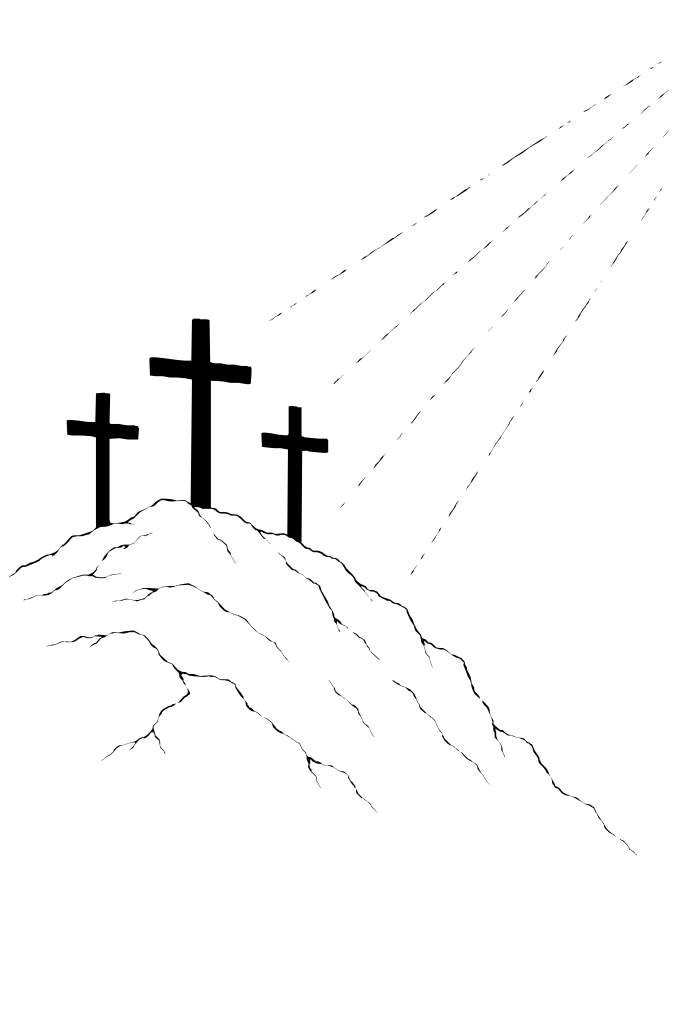
#> input picture calvary-good-rays-hires.png, 4096 x 6144 px (shown at 1/6 size)
$ python vectorize.py calvary-good-rays-hires.png out.png 3
#> lines starting #> are read from the running program, lines starting #| are printed output that depends on the picture; after the words box and inside, x2 and y2 are one past the last pixel; in counts of white or black regions, pixels touching at a corner belong together
# /// script
# requires-python = ">=3.10"
# dependencies = ["opencv-python-headless", "numpy", "pillow"]
# ///
"""Vectorize-upscale black-on-white line art for crisp printing.

AI-generated line art tends to come out ~1024px wide, which at shirt size is
only ~85 PPI — below Printful's 150 DPI floor, so the lines print soft. This
traces the ink into contours and redraws them at a higher scale with
anti-aliased edges, so the linework stays crisp at any print size while the
composition is left untouched. Holes (e.g. the inside of the stone ring) are
preserved via the contour hierarchy.

Usage:
    python vectorize.py input.png [output.png] [scale]

Defaults: output = <input>-hires.png, scale = 4.
"""
import sys
import cv2
import numpy as np
from PIL import Image


def _ink_contours(inkbin: np.ndarray, scale: int) -> np.ndarray:
    """Trace a binary ink mask (ink = 255) into contours and redraw filled at
    `scale`, carving holes back to white via the contour hierarchy. Returns a
    grayscale canvas (black ink on white)."""
    h, w = inkbin.shape
    cnts, hier = cv2.findContours(inkbin, cv2.RETR_CCOMP, cv2.CHAIN_APPROX_TC89_KCOS)
    canvas = np.full((h * scale, w * scale), 255, np.uint8)
    if hier is None:
        return canvas
    hier = hier[0]
    # fill outer ink contours black first, then carve holes back to white
    for want_outer in (True, False):
        for i, c in enumerate(cnts):
            is_outer = hier[i][3] == -1
            if is_outer != want_outer:
                continue
            cs = np.round(c.astype(np.float64) * scale).astype(np.int32)
            col = 0 if is_outer else 255
            cv2.drawContours(canvas, [cs], -1, col, thickness=cv2.FILLED, lineType=cv2.LINE_AA)
    return canvas


def _gold_mask(rgb: np.ndarray) -> np.ndarray:
    """Boolean mask of warm/gold pixels (e.g. coloured light rays): warmer than
    blue, reasonably saturated, and neither near-white nor near-black."""
    r, g, b = rgb[..., 0], rgb[..., 1], rgb[..., 2]
    lum = 0.299 * r + 0.587 * g + 0.114 * b
    return (r > 120) & (g > 90) & ((r + g) / 2 - b > 35) & (lum > 60) & (lum < 235)


def vectorize(src: str, dst: str, scale: int = 4) -> None:
    g = cv2.imread(src, cv2.IMREAD_GRAYSCALE)
    if g is None:
        raise SystemExit(f"can't read {src}")
    h, w = g.shape
    _, binv = cv2.threshold(g, 128, 255, cv2.THRESH_BINARY_INV)  # ink = 255
    canvas = _ink_contours(binv, scale)
    cv2.imwrite(dst, canvas)
    print(f"{src} {w}x{h} -> {dst} {w * scale}x{h * scale} (b/w)")


def vectorize_color(src: str, dst: str, scale: int = 4) -> None:
    """Like vectorize(), but for line art that carries a gold/warm accent (e.g.
    coloured light rays). The black linework is traced crisp as usual; the gold
    pixels are kept in colour and laid over the linework (LANCZOS-upscaled), so
    the accent survives the upscale instead of collapsing to black."""
    rgb = np.asarray(Image.open(src).convert("RGB")).astype(int)
    h, w = rgb.shape[:2]
    gold = _gold_mask(rgb)
    lum = 0.299 * rgb[..., 0] + 0.587 * rgb[..., 1] + 0.114 * rgb[..., 2]
    ink = (lum < 110) & ~gold

    base = np.stack([_ink_contours(np.where(ink, 255, 0).astype(np.uint8), scale)] * 3, -1)

    gold_src = np.full((h, w, 3), 255, np.uint8)
    gold_src[gold] = rgb[gold].astype(np.uint8)
    gold_up = np.asarray(
        Image.fromarray(gold_src).resize((w * scale, h * scale), Image.LANCZOS)
    ).astype(int)
    glum = 0.299 * gold_up[..., 0] + 0.587 * gold_up[..., 1] + 0.114 * gold_up[..., 2]
    out = base.copy()
    out[glum < 245] = gold_up[glum < 245]
    Image.fromarray(out.astype(np.uint8)).save(dst)
    print(f"{src} {w}x{h} -> {dst} {w * scale}x{h * scale} ({int(gold.sum())} gold px)")


if __name__ == "__main__":
    if len(sys.argv) < 2:
        raise SystemExit(__doc__)
    src = sys.argv[1]
    dst = sys.argv[2] if len(sys.argv) > 2 else src.rsplit(".", 1)[0] + "-hires.png"
    scale = int(sys.argv[3]) if len(sys.argv) > 3 else 4
    # Auto-detect gold/warm accents: if the art has a meaningful patch of them,
    # preserve their colour; otherwise treat it as plain black-on-white line art.
    rgb = np.asarray(Image.open(src).convert("RGB")).astype(int)
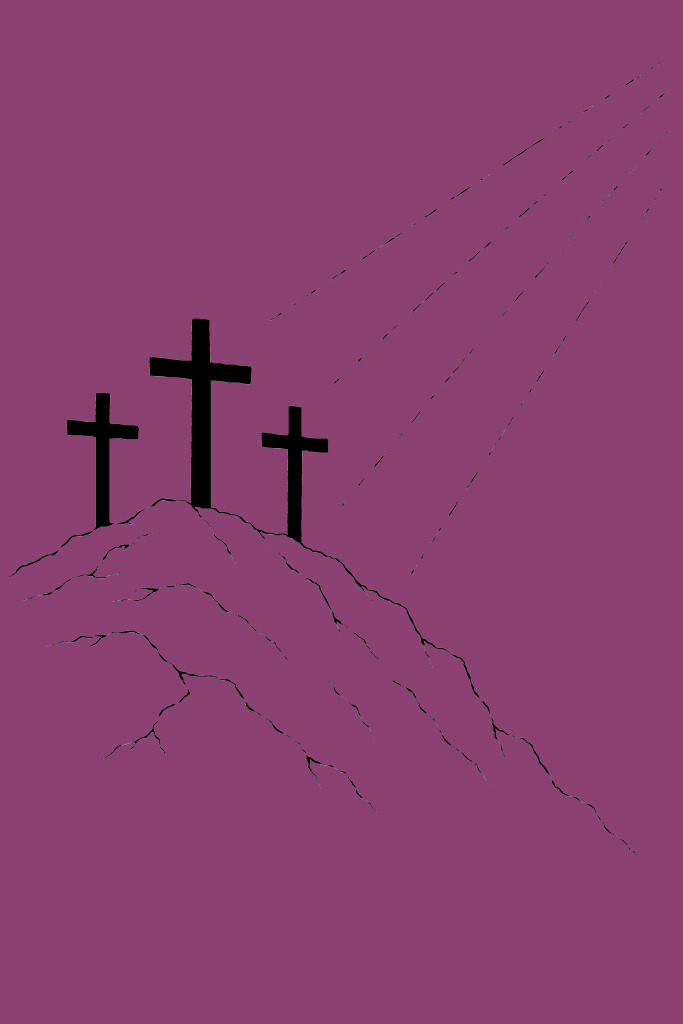
#> rgb: shape (6144, 4096, 3) int64 (shown at 1/6 size); 245 distinct labels, from 0 to 255; one colour per label, 0 black
    if _gold_mask(rgb).sum() > 0.0005 * rgb.shape[0] * rgb.shape[1]:
#> in _gold_mask, `r, g, b = rgb[..., 0], rgb[..., 1], rgb[..., 2]`: r: shape (6144, 4096) int64; 245 distinct labels, from 0 to 255
#> in _gold_mask, `return (r > 120) & (g > 90) & ((r + g) / 2 - b > 35) & (lum > 60) & (l..`: returned value: shape (6144, 4096) bool; every value is 0
        vectorize_color(src, dst, scale)
    else:
        vectorize(src, dst, scale)
#> in vectorize, g is the input picture: shape (6144, 4096); min 0, max 255, mean 250
#> in vectorize, `_, binv = cv2.threshold(g, 128, 255, cv2.THRESH_BINARY_INV)`:
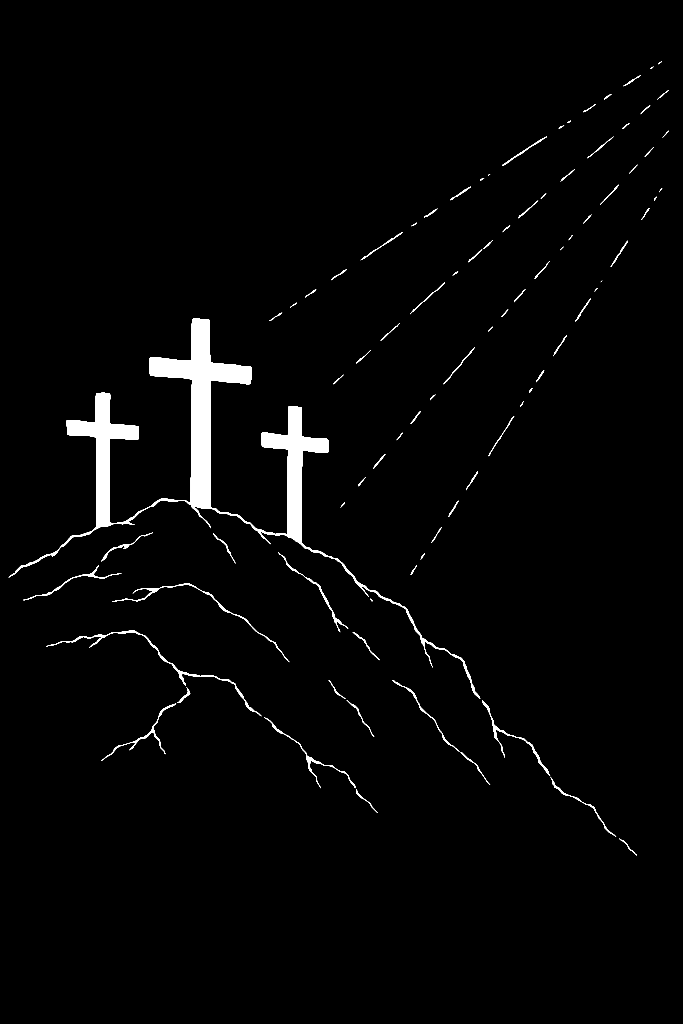
#> binv: shape (6144, 4096) (shown at 1/6 size); 1.9% white; 88 white regions (1 under 20 px)
#> in _ink_contours, `cnts, hier = cv2.findContours(inkbin, cv2.RETR_CCOMP, cv2.CHAIN_APPROX..`: cnts = 88 contours, 5 with area under 20; largest, box (x1, y1, x2, y2) and area: (52, 1912, 2881, 4193) 396405, (276, 3784, 1569, 4297) 10584, (672, 3500, 1737, 3973) 5702, (2892, 4204, 3301, 4657) 5436, (1584, 4304, 2133, 4729) 4419
#| calvary-good-rays-hires.png 4096x6144 -> out.png 12288x18432 (b/w)

$ run again, on calvary-no-rays.png
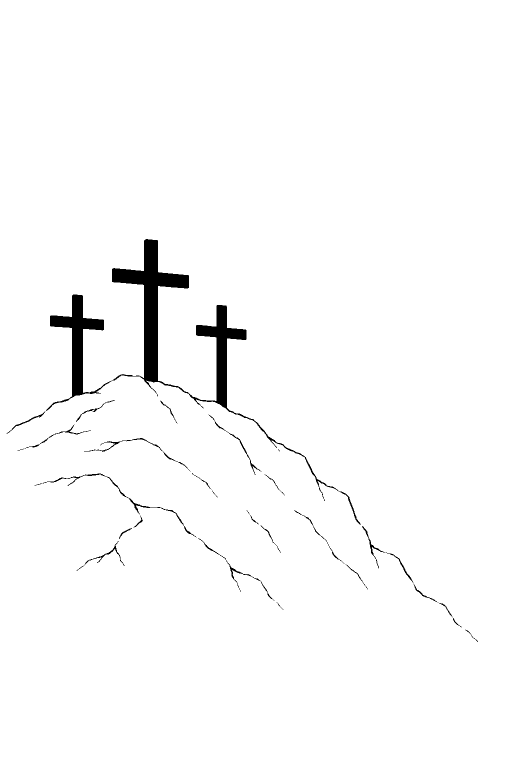
#> input picture calvary-no-rays.png, 1024 x 1536 px (shown at 1/2 size)
#> rgb: shape (1536, 1024, 3) int64; 98.1% white; 31 black regions (7 under 20 px), largest, box (x1, y1, x2, y2) and area: (92, 478, 721, 1050) 25740, (85, 947, 393, 1075) 870, (168, 876, 381, 943) 485
#> in vectorize, g is the input picture: shape (1536, 1024); 98.1% white; 31 black regions (7 under 20 px), largest, box (x1, y1, x2, y2) and area: (92, 478, 721, 1050) 25740, (85, 947, 393, 1075) 870, (168, 876, 381, 943) 485
#> in vectorize, `_, binv = cv2.threshold(g, 128, 255, cv2.THRESH_BINARY_INV)`:
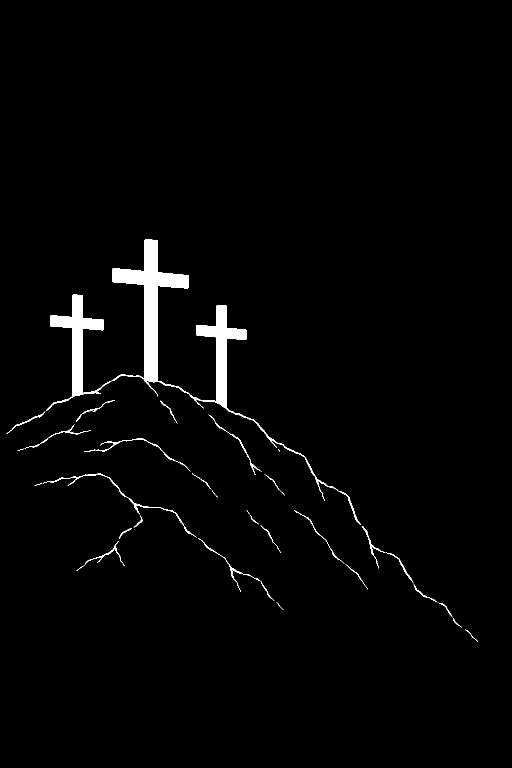
#> binv: shape (1536, 1024) (shown at 1/2 size); 1.9% white; 31 white regions (7 under 20 px)
#> cnts = 31 contours, 8 with area under 20; largest, box (x1, y1, x2, y2) and area: (92, 478, 721, 1050) 24674, (85, 947, 393, 1075) 520, (168, 876, 381, 943) 228, (396, 1076, 549, 1202) 214, (417, 829, 523, 950) 204
#| calvary-no-rays.png 1024x1536 -> out.png 3072x4608 (b/w)
